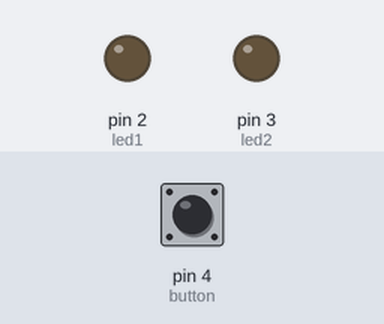
Simulated run of this sketch. Board: Arduino Uno, built with avr-gcc and run on an emulated ATmega328P. On the bench: output pins drawn as LEDs (lit = HIGH). The test bench sets the inputs (shaded band); at power-on: pin 4 (button) HIGH.

Above: at 1.2 s.
1.3 s: pin 4 (button) pulled LOW for 0.15 s
At 1.6 s:
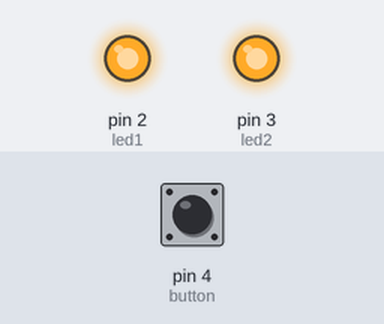
At 31.7 s:
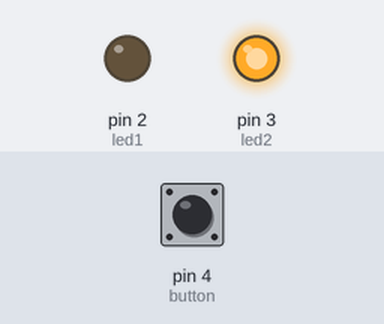
Timing chart, 0 to 32.8 s (numbered marks = the images above; inputs shaded):
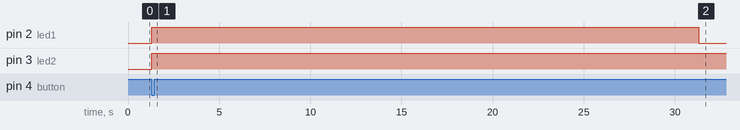

The sketch:

sketch_mar22a.ino
```cpp
const int led1 = 2;
const int led2 = 3;
const int button = 4;

void setup()
{
  pinMode(led1, OUTPUT);
  pinMode(led2, OUTPUT);
  pinMode(button, INPUT_PULLUP);
}

void loop()
{
  if (digitalRead(button) == LOW)
  {
    digitalWrite(led1, HIGH);
    digitalWrite(led2, HIGH);

    delay(30000);   // 30 sec
    digitalWrite(led1, LOW);

    delay(30000);   // +30 = 60 sec
    digitalWrite(led2, LOW);
  }
}
```

Measured:
- after the input at 1.3 s, pin 2 (led1): LOW → HIGH at once, → LOW 30.0 s later; pin 3 (led2): LOW → HIGH at once
